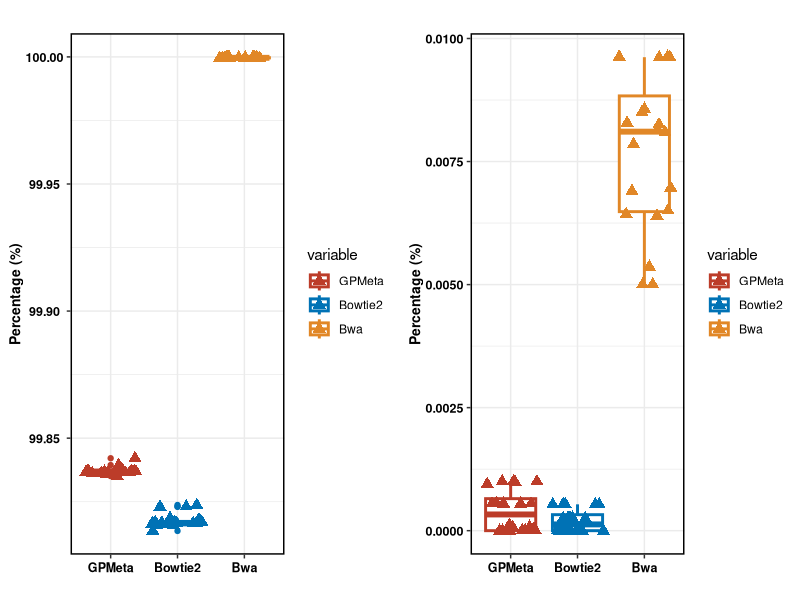
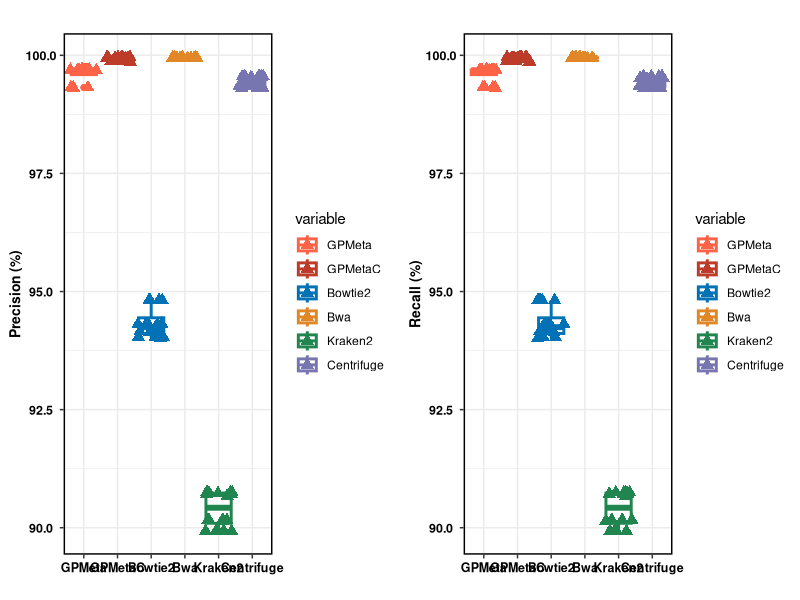

Write the R code that produced these figures, in order.

data1 <- read.table("host-h.txt",header = T ,sep="\t")
data2 <- read.table("host-p.txt",header = T ,sep="\t")
data3 <- read.table("precision.txt",header = T ,sep="\t")
data4 <- read.table("recall.txt",header = T ,sep="\t")

library(ggplot2)
library("ggsci")
library(grid)
library(ggpubr)
library(reshape2)

#data$size=factor(data$size,levels=c("1.28M","12.8M","25.6M","111.8M"))
dat1<-melt(data1)
dat1$variable=factor(dat1$variable,levels=c("GPMeta","Bowtie2","Bwa"))
dat2<-melt(data2)
dat2$variable=factor(dat2$variable,levels=c("GPMeta","Bowtie2","Bwa"))
dat3<-melt(data3)
dat3$variable=factor(dat3$variable,levels=c("GPMeta","GPMetaC","Bowtie2","Bwa","Kraken2","Centrifuge"))
dat4<-melt(data3)
dat4$variable=factor(dat4$variable,levels=c("GPMeta","GPMetaC","Bowtie2","Bwa","Kraken2","Centrifuge"))

p1<- ggplot(dat1)+
	geom_boxplot(aes(x=variable,y=value*100,color=variable),size=1)+
	geom_jitter(aes(x=variable,y=value*100,color=variable),size=3,shape=17)+	
	theme_bw()+	
	#theme(panel.grid.major=element_blank(),panel.grid.minor = element_blank())+
	theme(panel.border= element_rect(size=1,colour="black"))+
	ggtitle("")+ 
	theme(plot.title = element_text(hjust = "0.5",face="bold"))+ 
	labs(fill="")+
	xlab("")+
	ylab("Percentage (%)")+
	#ylim(99,100)+
	theme(axis.title.y= element_text(size=10, color="black", face= "bold", vjust=0.5, hjust=0.5))+
	theme(axis.text.y= element_text(size=9, color="black",face="bold", vjust=0.5, hjust=0.5))+
	theme(axis.text.x= element_text(size=9, color="black",face="bold", vjust=0.5, hjust=0.5))+
	scale_color_nejm()

p2<- ggplot(dat2)+
	geom_boxplot(aes(x=variable,y=value*100,color=variable),size=1)+
	geom_jitter(aes(x=variable,y=value*100,color=variable),size=3,shape=17)+	
	theme_bw()+	
	#theme(panel.grid.major=element_blank(),panel.grid.minor = element_blank())+
	theme(panel.border= element_rect(size=1,colour="black"))+
	ggtitle("")+ 
	theme(plot.title = element_text(hjust = "0.5",face="bold"))+ 
	labs(fill="")+
	xlab("")+
	ylab("Percentage (%)")+
	#ylim(98,100)+
	theme(axis.title.y= element_text(size=10, color="black", face= "bold", vjust=0.5, hjust=0.5))+
	theme(axis.text.y= element_text(size=9, color="black",face="bold", vjust=0.5, hjust=0.5))+
	theme(axis.text.x= element_text(size=9, color="black",face="bold", vjust=0.5, hjust=0.5))+
	scale_color_nejm()

p3<- ggplot(dat3)+
	geom_boxplot(aes(x=variable,y=value*100,color=variable),size=1)+
	geom_jitter(aes(x=variable,y=value*100,color=variable),size=3,shape=17)+	
	theme_bw()+	
	#theme(panel.grid.major=element_blank(),panel.grid.minor = element_blank())+
	theme(panel.border= element_rect(size=1,colour="black"))+
	ggtitle("")+ 
	theme(plot.title = element_text(hjust = "0.5",face="bold"))+ 
	labs(fill="")+
	xlab("")+
	ylab("Precision (%)")+
	#ylim(98,100)+
	theme(axis.title.y= element_text(size=10, color="black", face= "bold", vjust=0.5, hjust=0.5))+
	theme(axis.text.y= element_text(size=9, color="black",face="bold", vjust=0.5, hjust=0.5))+
	theme(axis.text.x= element_text(size=9, color="black",face="bold", vjust=0.5, hjust=0.5))+
	#scale_color_nejm()
	scale_color_manual(values=c("#FF6347","#BC3C29FF", "#0072B5FF", "#E18727FF", "#20854EFF", "#7876B1FF" )) 


p4<- ggplot(dat4)+
	geom_boxplot(aes(x=variable,y=value*100,color=variable),size=1)+
	geom_jitter(aes(x=variable,y=value*100,color=variable),size=3,shape=17)+	
	theme_bw()+	
	#theme(panel.grid.major=element_blank(),panel.grid.minor = element_blank())+
	theme(panel.border= element_rect(size=1,colour="black"))+
	ggtitle("")+ 
	theme(plot.title = element_text(hjust = "0.5",face="bold"))+ 
	labs(fill="")+
	xlab("")+
	ylab("Recall (%)")+
	#ylim(98,100)+
	theme(axis.title.y= element_text(size=10, color="black", face= "bold", vjust=0.5, hjust=0.5))+
	theme(axis.text.y= element_text(size=9, color="black",face="bold", vjust=0.5, hjust=0.5))+
	theme(axis.text.x= element_text(size=9, color="black",face="bold", vjust=0.5, hjust=0.5))+
	#scale_color_nejm()
	scale_color_manual(values=c("#FF6347","#BC3C29FF", "#0072B5FF", "#E18727FF", "#20854EFF", "#7876B1FF" )) 

ggarrange(p1, p2 ,
          #labels = c("A", "B", "C","D"),
          ncol = 2, nrow = 1)

ggarrange(p3 , p4, ncol = 2, nrow = 1)
